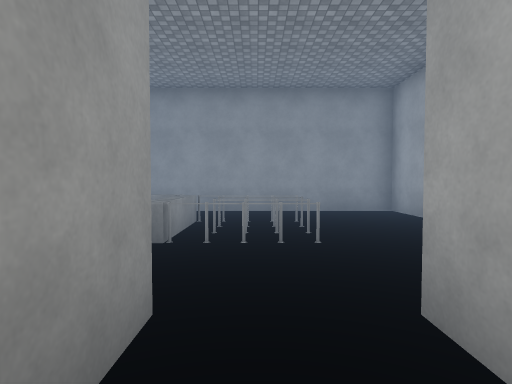
[1] (above)

14 first-person views from a walk through a scene from a Unity 3-D project. The camera is 1.5 m above the floor, tilts 2° down and sees 80° across. The floor is counted in squares, 2 m on a side. Each view is taken from the middle of a square. On the plan, view 1 faces up. The plan holds only what a view shows up to about 10 squares ahead; the rest is blank. The place goes on beyond the plan. The player character is not drawn. Surface patterns are stand-ins for the level's own textures.

[2]
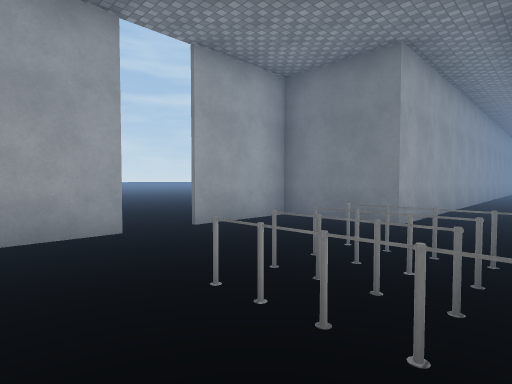

[3]
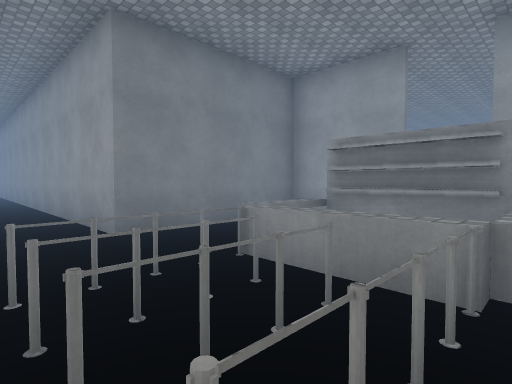

[4]
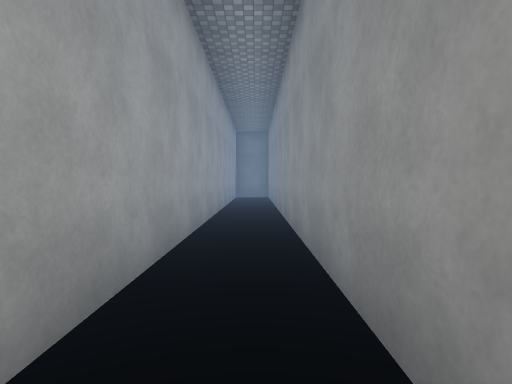

[5]
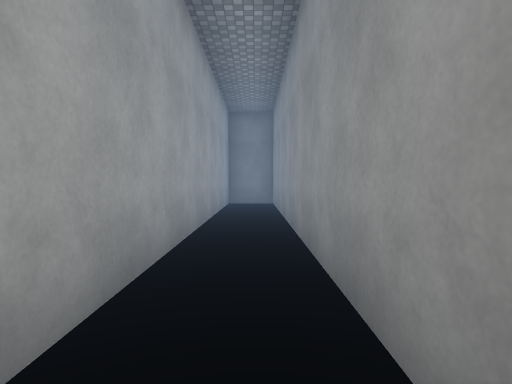

[6]
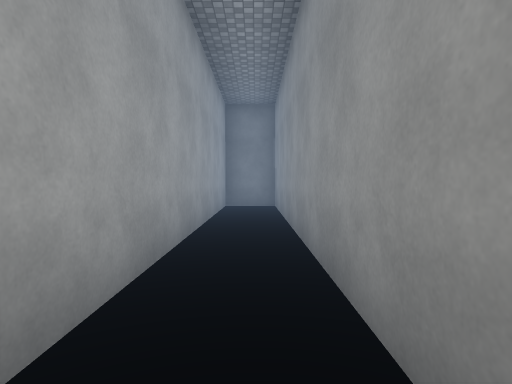

[7]
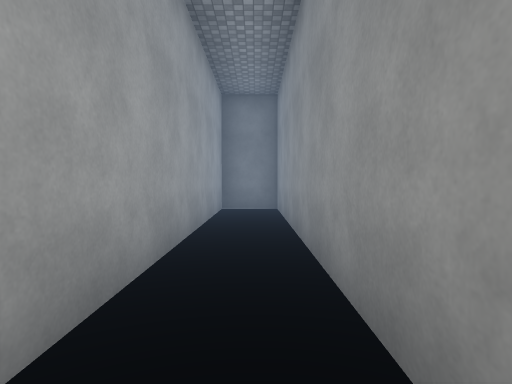

[8]
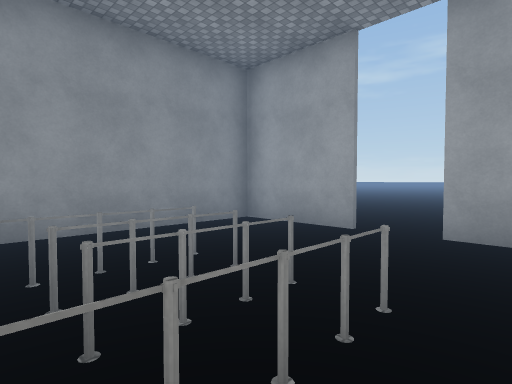

[9]
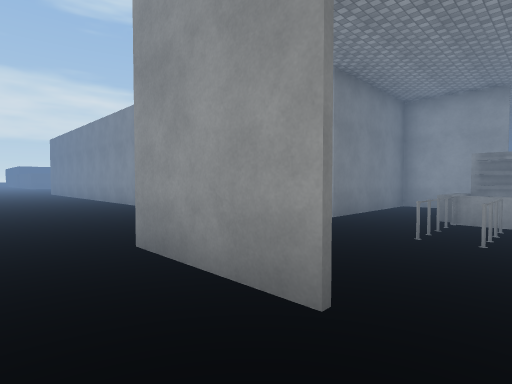

[10]
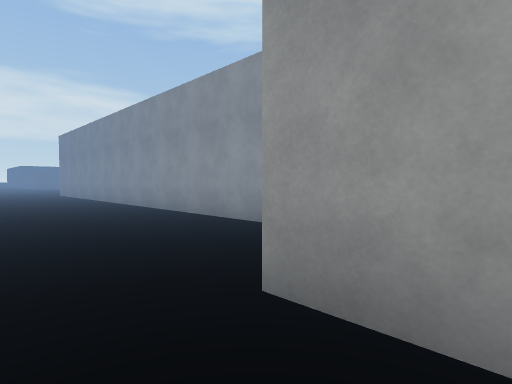

[11]
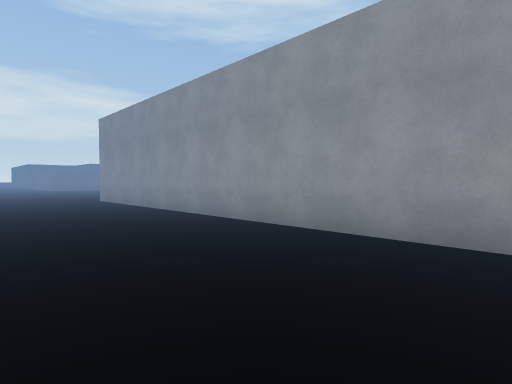

[12]
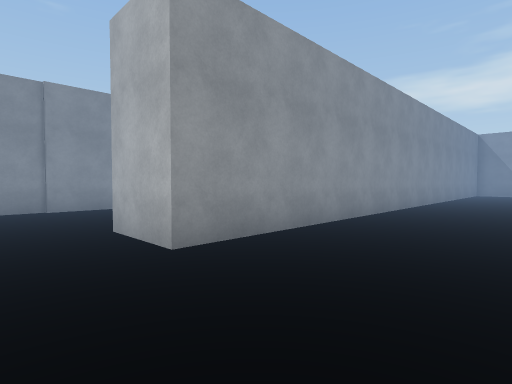

[13]
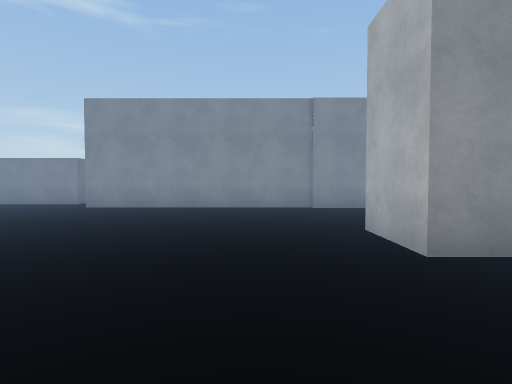

[14]
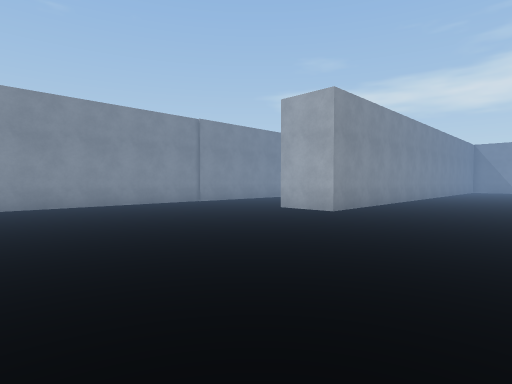

### Floor plan
Ten units are one square. View 1 is at (0, 0); x grows to the right and y downward. Boxes are objects, and circles mark ways between rooms. Rooms are numbered by the first view taken in them; rooms with no view inside come last. Other rooms are left out.
<svg viewBox="-51 -175 106 399">
<path fill="none" stroke="#000" d="M-36 -17 -6 -17 -6 152 9 152 9 -17M-26 -56 -26 -37M-28 -58 -28 -37M-6 -36 -2 -39M-26 -37 -14 -37M9 -56 -11 -56 -11 -37 8 -37M-14 -56 -20 -56M-6 -77 -28 -77M-14 -57 -4 -57M-10 -58 -6 -56M34 -52 34 -77 -6 -77M9 -17 34 -17 34 -41M9 -50 -7 -50 8 -50M8 -44 -7 -44 8 -44M3 -56 7 -58M3 -39 6 -37 -13 -37M-4 -57 8 -57M35 -41 35 -15M-46 139 -46 219M10 8 10 153 -8 153M-46 -34 -46 -17 -36 -17"/>
<circle cx="-15" cy="-45" r="3" fill="#2a7"/>
<circle cx="0" cy="-30" r="3" fill="#2a7"/>
<circle cx="-30" cy="-30" r="3" fill="#2a7"/>
<circle cx="0" cy="-65" r="3" fill="#2a7"/>
<circle cx="40" cy="-50" r="3" fill="#2a7"/>
<circle cx="50" cy="-10" r="3" fill="#2a7"/>
<text x="0" y="30">1</text>
<text x="-20" y="-70">2</text>
<text x="20" y="-50">3</text>
<text x="-10" y="-170">4</text>
<text x="20" y="110">5</text>
<text x="-40" y="-30">6</text>
</svg>
Room 1 opens to room 2. Room 1 opens to room 3. Room 1 opens to room 6. Room 2 opens to room 3. Room 3 opens to room 4. Room 4 opens to room 5.

Where each view was taken, in squares from view 1:
view 1: 0 up, 0 right, facing up
view 2: 7 up, 1 left, facing down-right
view 3: 6 up, 1 right, facing down-left
view 4: 1 down, 0 right, facing down
view 5: 5 down, 0 right, facing down
view 6: 6 down, 0 right, facing down
view 7: 7 down, 0 right, facing down
view 8: 3 up, 1 left, facing up-right
view 9: 5 up, 5 right, facing down-left
view 10: 3 up, 5 right, facing down-left
view 11: 3 down, 5 right, facing down-left
view 12: 17 down, 4 right, facing up-left
view 13: 17 down, 4 right, facing left
view 14: 22 down, 5 right, facing up-left
